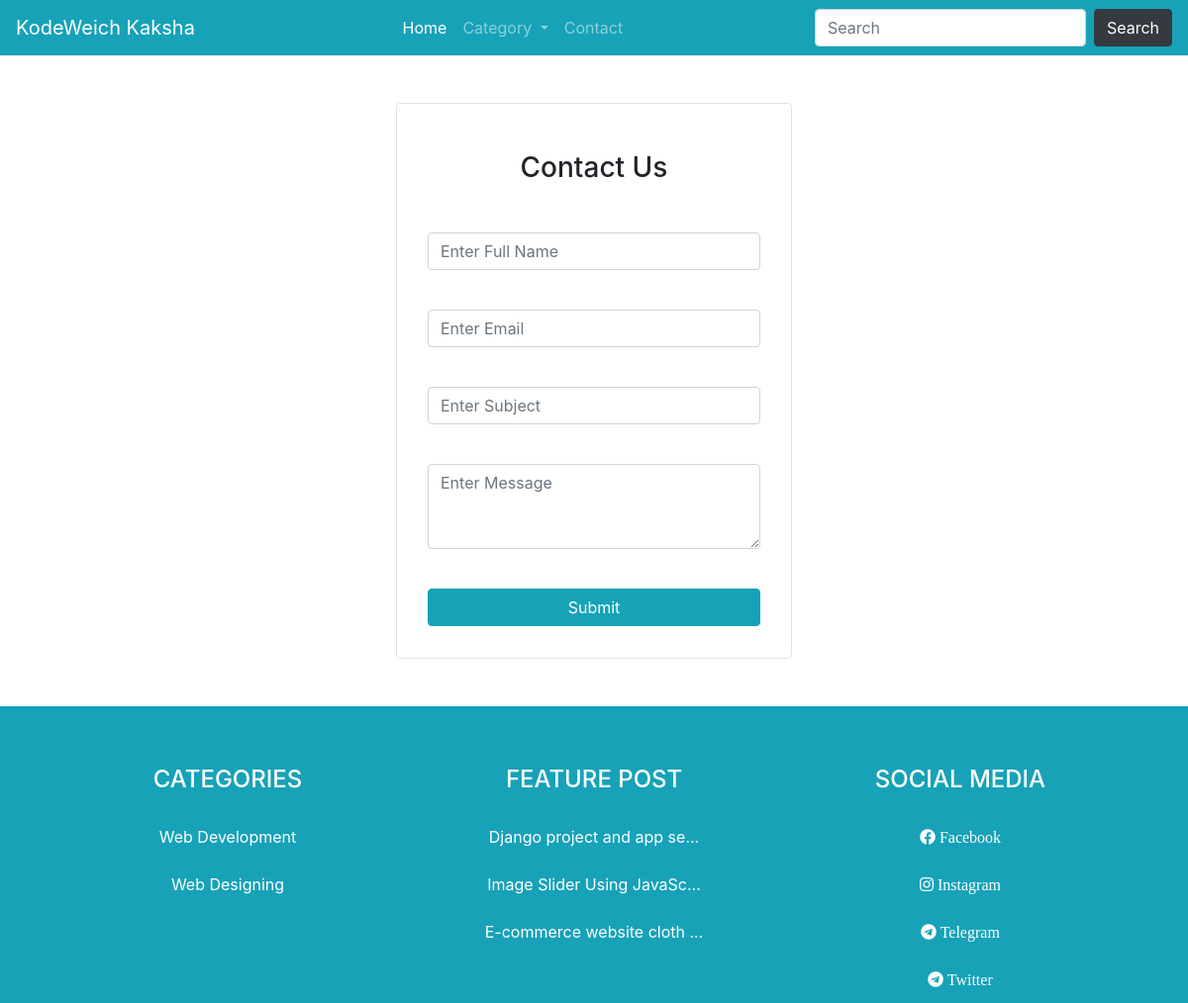
Page /contact/ on the committed database.
### blog/models.py (models this page shows, shortened)
class Web_detail(models.Model):
    website_name = models.CharField(max_length=100)
    hero_image = models.ImageField(upload_to = "upload/")
    category_image = models.ImageField(upload_to = "upload/")
    sub_category_image = models.ImageField(upload_to = "upload/")
    comment_image = models.ImageField(upload_to = "upload/")
    facebook_link =models.CharField(max_length=200)
    instagram_link =models.CharField(max_length=200)
    twitter_link =models.CharField(max_length=200)
    telegram_link =models.CharField(max_length=200)

class BlogCategory(models.Model):
    title = models.CharField(max_length= 50)
    slug = models.CharField(max_length = 100)
    description = models.CharField(max_length=200)

class Blog(models.Model):
    title = models.CharField(max_length = 100)
    permalink = models.CharField(max_length = 200)
    content = models.TextField()
    description = models.CharField(max_length = 300)
    date = models.DateTimeField(auto_now_add=True)
    author = models.ForeignKey(Author ,on_delete=models.CASCADE)
    category = models.ForeignKey(BlogCategory , on_delete=models.CASCADE)
    sub_category = models.ForeignKey(BlogSubCategory, on_delete=models.CASCADE)
    image = models.ImageField(upload_to = "upload/")

### blog/views.py (the view, shortened to what this page needs)
# urls.py: path('contact/',ContactView.as_view(), name="Contact"),
class ContactView(View):
    def get(self,request):
        return render(request, template_name="blog/contact.html")

### blog/templatetags/blog_tags.py (called while the page is built)
@register.simple_tag
def SEO():
    configuration= SEO_Configuration.objects.all().first()
    return configuration

@register.simple_tag
def web_detail():
    detail = Web_detail.objects.all().first()
    return detail

@register.simple_tag
def category():
    categories = BlogCategory.objects.all()
    return categories

@register.simple_tag
def feature_post():
    blogs = Blog.objects.all()
    comment_dict = {}
    for blog in blogs:
        no_of_comment = Comment.objects.filter(blog = blog).count()
        comment_dict[blog.permalink] = no_of_comment
    comment = dict(sorted(comment_dict.items(),reverse=True, key=lambda item: item[1]))
    query_set =set()
    for slug in dict(list(comment.items())[0: 5]):
        blog = Blog.objects.get(permalink = slug)
        query_set.add(blog)
    return query_set

### blog/templates/blog/contact.html (shortened to what this page needs)
{% extends 'blog/layout.html' %}
{% load blog_tags %}
{% SEO as config %}
{% block body %}
<section id="contact">
    <div class="container border m-5 rounded col-lg-4 col-md-4 col-sm-12 col-12 mx-auto">
        <h3 class="pt-5  text-center">Contact Us</h3>
        <form class="p-3" action="{% url 'Contact' %}" method="POST">
            <div class="form-group">
                <input type="text" name="name" id="" class="form-control" placeholder="Enter Full Name"
                    aria-describedby="helpId">
            </div>
            <div class="form-group">
                <input type="email" class="form-control" name="email" id="" aria-describedby="emailHelpId"
                    placeholder="Enter Email">
            </div>
            <div class="form-group">
                <input type="text" name="subject" id="" class="form-control" placeholder="Enter Subject"
                    aria-describedby="helpId">
            </div>
            <div class="form-group">
                <textarea class="form-control" name="message" id="" placeholder="Enter Message" rows="3"></textarea>
            </div>
            <div class="form-group">
                <button type="submit" class="btn btn-block btn-info">Submit</button>
            </div>
        </form>
    </div>
</section>
{% endblock %}

### blog/templates/blog/layout.html (shortened to what this page needs)
<!DOCTYPE html>
<html lang="en">
{% load static %}
{% load blog_tags %}
{% web_detail as detail %}
<head>
    {% SEO as config %}
    <link rel="stylesheet" href="https://cdn.jsdelivr.net/npm/bootstrap@4.6.0/dist/css/bootstrap.min.css">
    <link rel="stylesheet" href="{% static 'blog/css/style.css' %}">
    <link rel="stylesheet" href="https://cdnjs.cloudflare.com/ajax/libs/font-awesome/5.15.2/css/all.min.css" />
</head>
<body>
    <header>
        <nav class="navbar navbar-expand-lg bg-info navbar-dark">
            <a class="navbar-brand" href="#">{{detail.website_name}}</a>
            <div class="collapse navbar-collapse" id="navbarTogglerDemo03">
                <ul class="navbar-nav mx-auto mt-2 mt-lg-0">
                    <li class="nav-item active">
                        <a class="nav-link" href="{% url 'Home' %}">Home <span class="sr-only">(current)</span></a>
                    </li>
                    <li class="nav-item dropdown">
                        <a class="nav-link dropdown-toggle" href="#" id="navbarScrollingDropdown" role="button"
                            data-toggle="dropdown" aria-expanded="false">
                            Category
                        </a>
                            {% category as result %}
                    </li>
                    <li class="nav-item">
                        <a class="nav-link" href="{% url 'Contact' %}">Contact</a>
                    </li>
                </ul>
                <form class="form-inline my-2 my-lg-0" action="/search_blog/" method="GET">
                    <input class="form-control mr-sm-2" type="search" name="search" placeholder="Search" aria-label="Search">
                    <button class="btn btn-dark my-2 my-sm-0" type="submit">Search</button>
                </form>
            </div>
        </nav>
    </header>
   {% block body %}
   {% endblock %}
    <footer class="bg-info">
        <div class="container mx-auto text-center">
            <div class="card-group pt-5 bg-transparent ">
                <div class="card bg-transparent border-0">
                    <div class="card-header border-0 bg-transparent">
                       <h4 class="text-white text-uppercase">Categories</h4>
                    </div>
                    <ul class="list-group  list-group-flush">
                        {% category as result %}
                        {% for cat in result|slice:":4" %}
                        <a href="/blogs/{{category.slug}}" class="text-decoration-none text-white" ><li class="list-group-item border-0 bg-transparent">{{cat.title}}</li></a>
                         {% endfor %}
                    </ul>
                </div>
                <div class="card bg-transparent border-0">
                    <div class="card-header border-0 bg-transparent">
                        <h4 class="text-white text-uppercase">Feature POST</h4>
                    </div>
                    <ul class="list-group list-group-flush">
                        {% feature_post as posts %}
                        {% for post in posts %}
                        <a href="/blog/{{post.permalink}} " class="text-decoration-none text-white"><li class="list-group-item border-0 bg-transparent">{{post.title|slice:":25"}}...</li></a>
                        {% endfor %}
                    </ul>
                </div>
                <div class="card bg-transparent border-0">
                    <div class="card-header border-0 bg-transparent">
                        <h4 class="text-white text-uppercase">Social Media</h4>
                    </div>
                    <ul class="list-group  list-group-flush">
                        <a href="{{detail.facebook_link}}"><li class="list-group-item border-0 bg-transparent"><i class="fab fa-facebook text-white"> Facebook</i></li></a>
                        <a href="{{detail.instagram_link}}"><li class="list-group-item border-0 bg-transparent"><i class="fab fa-instagram text-white" aria-hidden="true"> Instagram</i></li></a>
                        <a href="{{detail.telegram_link}}"><li class="list-group-item border-0 bg-transparent"><i class="fab  fa-telegram text-white" aria-hidden="true"> Telegram</i></li></a>
                        <a href="{{detail.twitter_link}}"><li class="list-group-item border-0 bg-transparent"><i class="fab  fa-telegram text-white" aria-hidden="true"> Twitter</i></li></a>
                    </ul>
                </div>
            </div>
        </div>
    </footer>
</body>
</html>

### blog/static/blog/css/style.css (style rules this page uses)
body a { text-decoration: none; }

### rows in the picture
Web_detail: website_name "KodeWeich Kaksha"
BlogCategory: title "Web Development"
BlogCategory: title "Web Designing"
Blog: title "Django project and app se"
Blog: title "Image Slider Using JavaSc"
Blog: title "E-commerce website cloth"
